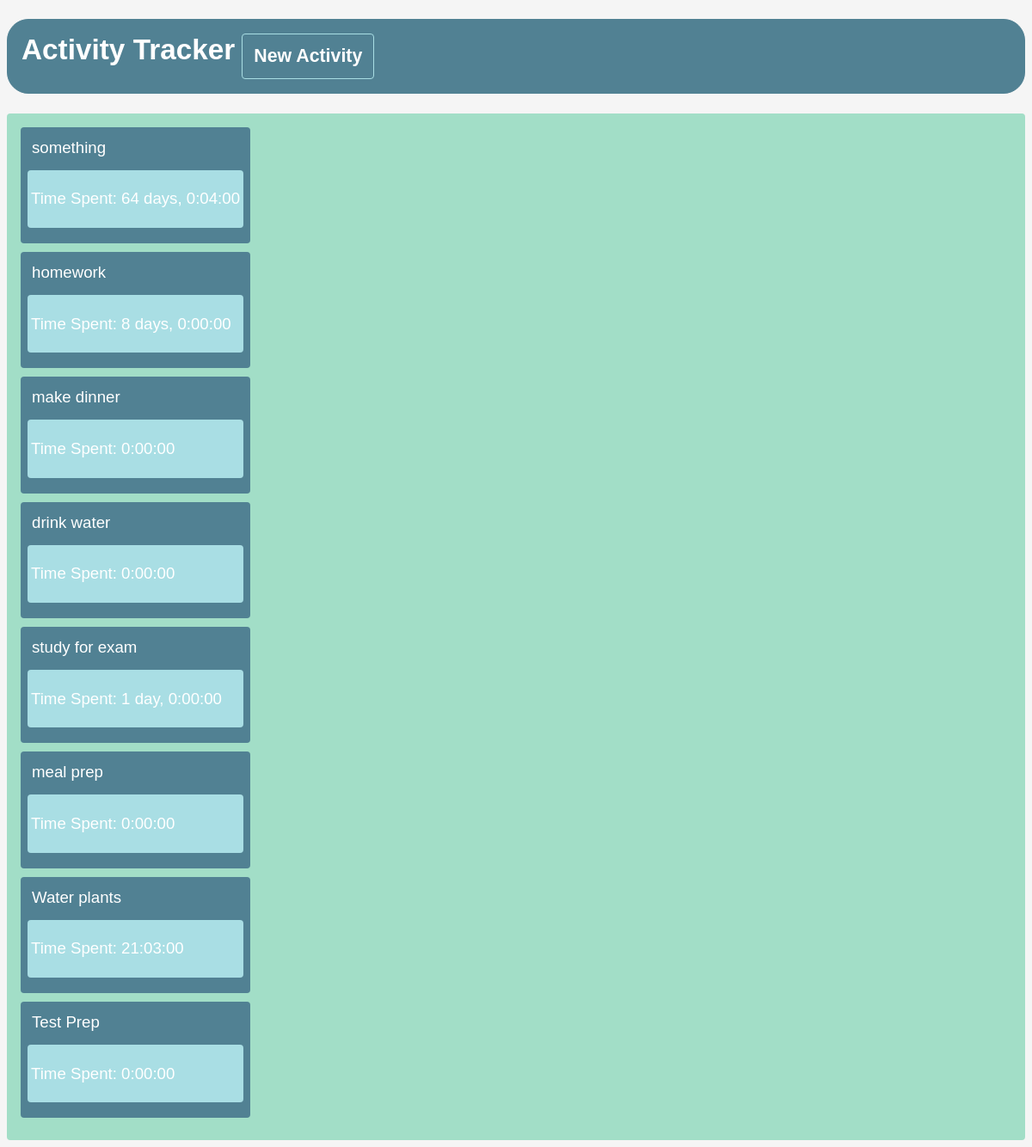
The page / on the database its author committed.
### myApp/models.py (models this page shows, shortened)
class Activity(models.Model):
    id = models.BigAutoField(primary_key=True)
    name = models.TextField()
    def time_spent(self):
        delta = timedelta()
        for timelog in self.timelog_set.all():
            delta += (timelog.end_time - timelog.start_time)
        return str(delta)

class TimeLog(models.Model):
    id = models.BigAutoField(primary_key=True)
    start_time = models.DateTimeField()
    end_time = models.DateTimeField()
    activity = models.ForeignKey("Activity", on_delete=models.CASCADE)

### myApp/views.py (the view)
# urls.py: path("", views.indexPage, name="indexPage"),
def indexPage(request):
    activities = Activity.objects.all()
    return render(request, "myApp/index.html", {"activities": activities})

### myApp/templates/myApp/index.html (shortened to what this page needs)
<!DOCTYPE html>
<html lang="en">
<head>
    <link rel="stylesheet" href="static/myApp/style.css">
</head>
<body>
    <header>
        <h1>
            Activity Tracker
            <div class="headerLink">
                <a href="/new_activity/">New Activity</a>
            </div>
        </h1>
    </header>
    <main>
        <div>
            {% if activities %}
                {% for activity in activities %}
                <div class="activityBlock">
                    <a href="/activity/{{activity.id}}/">{{activity.name}}</a>
                    <div class="padding"> </div>
                    <div class="time">
                        <p>Time Spent: {{activity.time_spent}}</p>
                    </div>
                    <div class="padding"> </div>
                </div>
                <div class="padding"> </div>
                {% endfor %}
            {% else %}
                <p>You don't have any activities!</p>
            {% endif %}
        </div>
    </main>
</body>
</html>

### myApp/static/myApp/style.css (style rules this page uses)
:root { font-family:Verdana, Geneva, Tahoma, sans-serif; }
body { color: rgb(81, 129, 147); background-color: whitesmoke; }
h1 { color: white; font-size: 25pt; border: 1px solid rgb(81, 129, 147); border-radius: 25px; background-color: rgb(81, 129, 147); padding: 16px; display: flex; align-items: flex-start; gap: 8px; }
.headerLink { color: white; font-size: 16pt; border: 1px solid rgb(169, 222, 228); border-radius: 4px; padding: 8px; display: flex; justify-content: flex-end; }
main { color: white; font-size: 16pt; border-radius: 4px; background-color: rgb(162, 222, 199); padding: 16px; display: flex; }
a:link, a:visited { color: white; border: 1px solid rgb(81, 129, 147); border-radius: 4px; padding: 4px; text-align: center; text-decoration: none; display: inline-block; }
.activityBlock { font-size: 14pt; background-color: rgb(81, 129, 147); border-radius: 4px; padding: 8px; }
.time { background-color: rgb(169, 222, 228); border-radius: 4px; padding: 4px; }
.padding { width: 10px; height: 10px; }

### rows shown on the page
Activity: name "something", time_spent "64 days, 0:04:00"
Activity: name "homework", time_spent "8 days, 0:00:00"
Activity: name "make dinner", time_spent "0:00:00"
Activity: name "drink water", time_spent "0:00:00"
Activity: name "study for exam", time_spent "1 day, 0:00:00"
Activity: name "meal prep", time_spent "0:00:00"
Activity: name "Water plants", time_spent "21:03:00"
Activity: name "Test Prep", time_spent "0:00:00"
